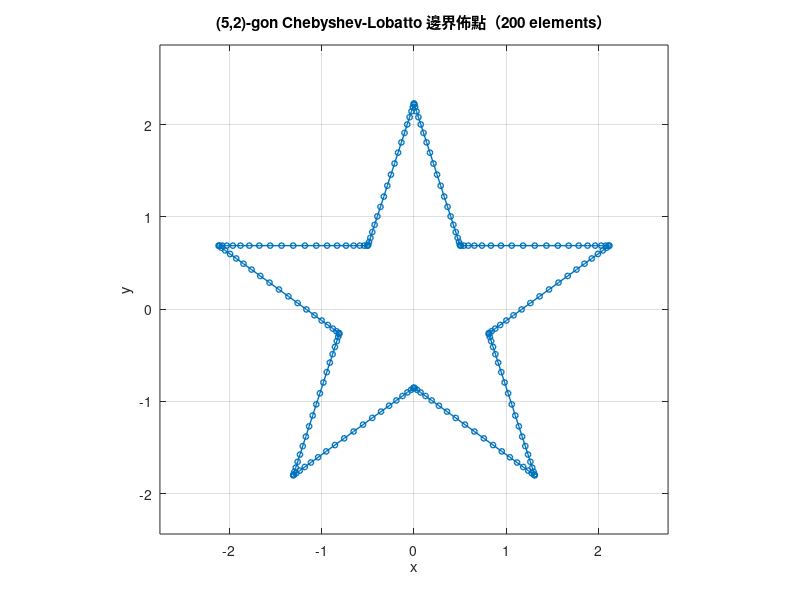

Recreate this plot in MATLAB.
%% ==========================================================
% (N,k)-gon 星形多邊形：Chebyshev-Lobatto 非均勻佈點 + F15.DAT
% MATLAB R2024a
%% ==========================================================

clear; clc; close all;

%% ===== 使用者設定 =====
outputFile = 'F15.DAT';

N = 5;              % 外尖點數
k = 2;              % 星形跨步參數
R = 2.2270327288;           % 外尖點至中心距離(外接圓半徑)
nNode = 200;        % 邊界總節點數（維持原本 200）

%% ===== 參數檢查 =====
if N < 3 || N ~= floor(N)
    error('N 必須為大於等於 3 的整數。');
end

if k < 1 || k ~= floor(k)
    error('k 必須為大於等於 1 的整數。');
end

if k > floor((N-1)/2)
    error('需滿足 k <= floor((N-1)/2)。');
end

if R <= 0
    error('R 必須大於 0。');
end

if mod(nNode, 2*N) ~= 0
    error('nNode 必須可以被 2*N 整除。');
end

nPerSeg = nNode / (2*N);

%% ===== 建立外尖點 P =====
theta = pi/2 + 2*pi*(0:N-1)/N;

Px = R*cos(theta);
Py = R*sin(theta);

%% ===== 建立凹點 Q =====
Qx = zeros(1, N);
Qy = zeros(1, N);

if k == 1
    for i = 1:N
        iNext = mod(i, N) + 1;

        Qx(i) = 0.5*(Px(i) + Px(iNext));
        Qy(i) = 0.5*(Py(i) + Py(iNext));
    end
else
    for i = 1:N
        i1 = i;
        i2 = mod(i-1+k, N) + 1;
        i3 = mod(i, N) + 1;
        i4 = mod(i-k+N, N) + 1;

        x1 = Px(i1);
        y1 = Py(i1);

        dx1 = Px(i2) - Px(i1);
        dy1 = Py(i2) - Py(i1);

        x3 = Px(i3);
        y3 = Py(i3);

        dx2 = Px(i4) - Px(i3);
        dy2 = Py(i4) - Py(i3);

        den = dx1*dy2 - dy1*dx2;

        if abs(den) < 1.0e-14
            error('建立 Q(%d) 時兩直線平行。', i);
        end

        s = ((x3-x1)*dy2 - (y3-y1)*dx2) / den;

        Qx(i) = x1 + s*dx1;
        Qy(i) = y1 + s*dy1;
    end
end

%% ===== 建立邊界控制點 =====
Bx = zeros(1, 2*N);
By = zeros(1, 2*N);

for i = 1:N
    Bx(2*i-1) = Px(i);
    By(2*i-1) = Py(i);

    Bx(2*i) = Qx(i);
    By(2*i) = Qy(i);
end

%% ===== 沿每一條直線邊使用 Chebyshev-Lobatto 節點 =====
% j = 0,...,nPerSeg；t_j = (1-cos(pi*j/nPerSeg))/2
% 每段只存左端點 j=0,...,nPerSeg-1；右端點由下一段 j=0 提供。
% 因此不重複角點，總節點數仍為 nNode，且每一條邊兩端加密。
x = zeros(1, nNode);
y = zeros(1, nNode);

idx = 0;

for i = 1:2*N
    iNext = mod(i, 2*N) + 1;

    for j = 0:nPerSeg-1
        idx = idx + 1;

        t = (1-cos(pi*j/nPerSeg))/2;

        x(idx) = (1-t)*Bx(i) + t*Bx(iNext);
        y(idx) = (1-t)*By(i) + t*By(iNext);
    end
end

%% ===== 輸出 F15.DAT =====
fid = fopen(outputFile, 'w');

if fid == -1
    error('無法建立 %s。', outputFile);
end

fprintf(fid, '%6d\n', -1);
fprintf(fid, '%6d\n', 15);

for i = 1:nNode
    fprintf(fid, '%10d%10d%10d%10d%13.5E%13.5E%13.5E\n', ...
        i, 0, 0, 11, x(i), y(i), 0.0);
end

fprintf(fid, '%6d\n', -1);
fprintf(fid, '%6d\n', -1);
fprintf(fid, '%6d\n', 71);

for i = 1:nNode
    nextNode = mod(i, nNode) + 1;

    fprintf(fid, '%10d%10d%10d%10d%10d%10d%10d\n', ...
        i, 1, 21, 1, 1, 7, 2);

    fprintf(fid, '%10d%10d\n', i, nextNode);
end

fprintf(fid, '%6d\n', -1);

fclose(fid);

%% ===== 繪製邊界佈點圖 =====
figure;
hold on;
axis equal;
box on;
grid on;

plot([x, x(1)], [y, y(1)], '-o', ...
    'MarkerSize', 4, ...
    'LineWidth', 1);

xlabel('x');
ylabel('y');
title(sprintf('(%d,%d)-gon Chebyshev-Lobatto 邊界佈點（%d elements）', N, k, nNode));

margin = 0.15*max([max(x)-min(x), max(y)-min(y)]);

xlim([min(x)-margin, max(x)+margin]);
ylim([min(y)-margin, max(y)+margin]);

%% ===== 顯示結果 =====
fprintf('%s 已成功建立。\n', outputFile);
fprintf('(N,k)-gon = (%d,%d)\n', N, k);
fprintf('總節點數 = %d（每段 %d 個元素，共 %d 段）\n', nNode,nPerSeg,2*N);
fprintf('佈點方法 = Chebyshev-Lobatto（兩端加密）\n');
